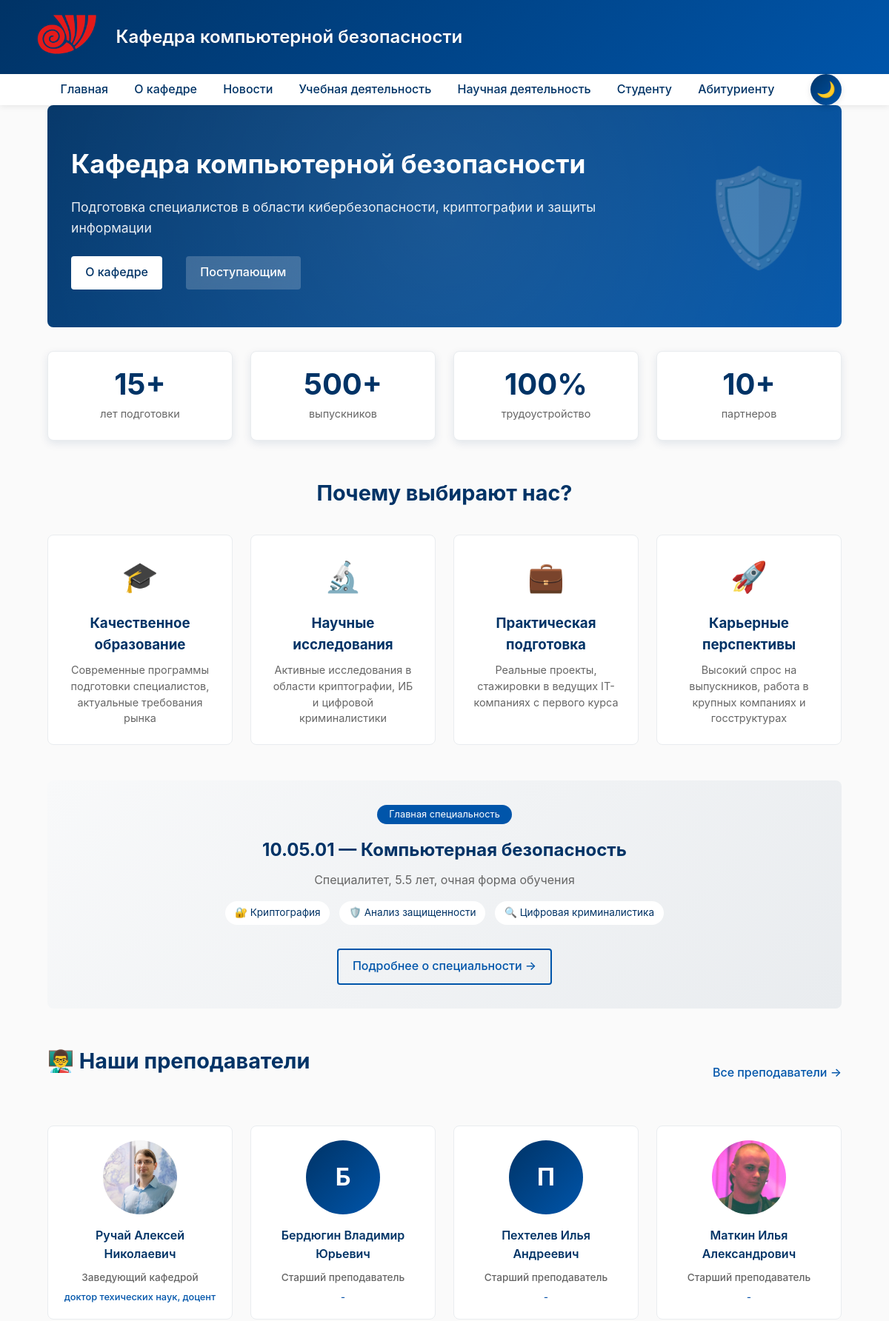
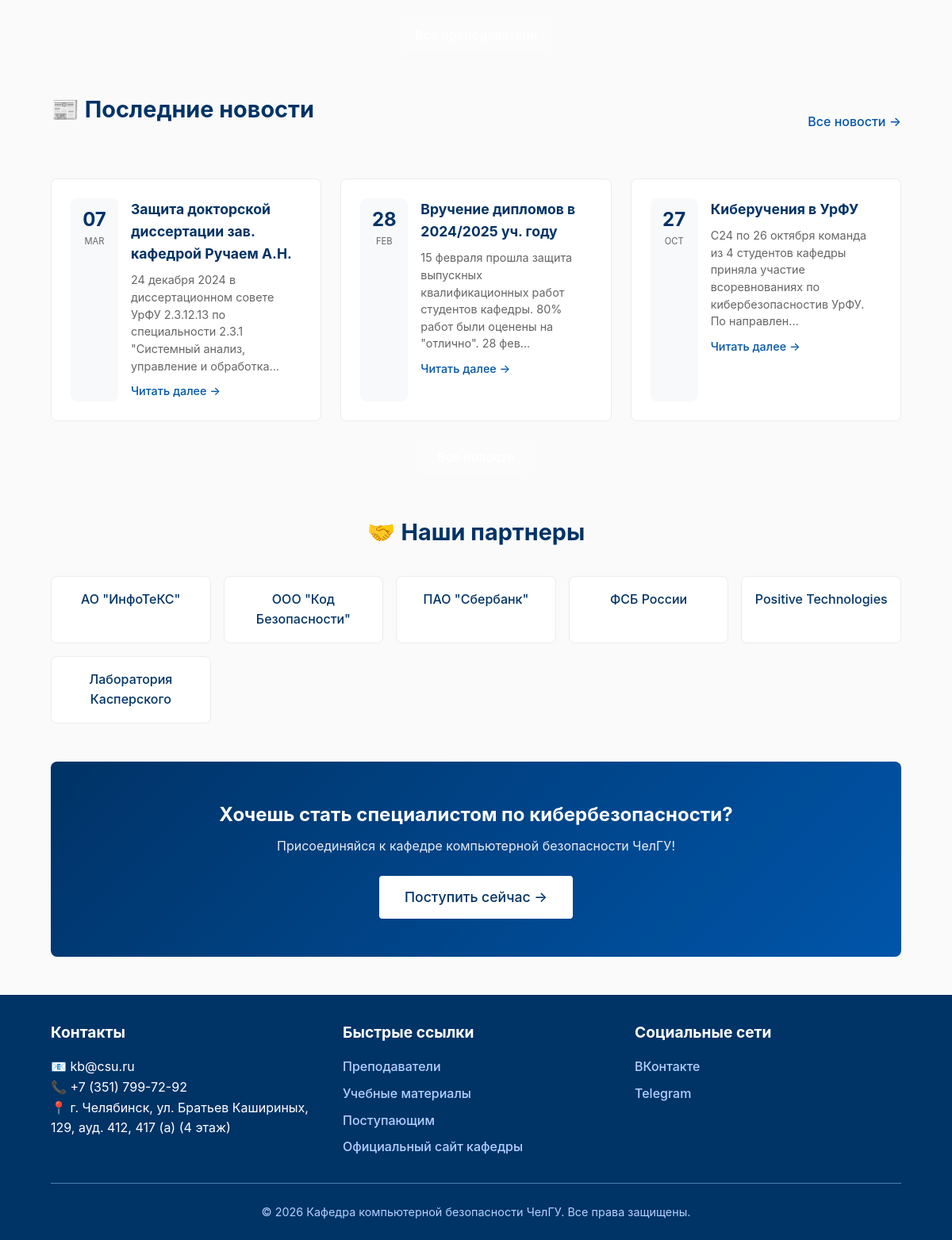
The page / on the database its author committed (2 pictures, top to bottom).
### models.py (models this page shows)
class Staff(Base):
    __tablename__ = "staff"
    id = Column(Integer, primary_key=True, index=True)
    fio = Column(String, index=True)
    position = Column(String)
    degree = Column(String)
    email = Column(String)
    photo_url = Column(String, nullable=True)
    bio = Column(Text, nullable=True)  # ← новое поле

class News(Base):
    __tablename__ = "news"
    id = Column(Integer, primary_key=True, index=True)
    title = Column(String, index=True)
    content = Column(Text)          # краткое описание (опционально)
    date = Column(DateTime, default=datetime.utcnow)
    external_link = Column(String, unique=True, nullable=False)

### main.py (the view)
@app.get("/")
def read_index(request: Request, db: Session = Depends(get_db)):
    staff = db.query(DBStaff).all()
    news = db.query(DBNews).order_by(DBNews.date.desc()).limit(5).all()
    return templates.TemplateResponse("index.html", {
        "request": request,
        "staff": staff,
        "news": news,
        "title": "Кафедра компьютерной безопасности — ЧелГУ"
    })

### templates/index.html (shortened to what this page needs)
{% extends "base.html" %}
{% block content %}
<div class="hero-main">
    <div class="hero-content">
        <h1 class="hero-title">Кафедра компьютерной безопасности</h1>
        <p class="hero-subtitle">Подготовка специалистов в области кибербезопасности, криптографии и защиты информации</p>
        <div class="hero-buttons">
            <a href="/about" class="btn btn-primary">О кафедре</a>
            <a href="/applicant" class="btn btn-secondary">Поступающим</a>
        </div>
    </div>
    <div class="hero-decoration">
        <div class="decoration-shield">🛡️</div>
    </div>
</div>
<div class="stats-wrapper">
    <div class="stat-item-main">
        <div class="stat-number">15+</div>
        <div class="stat-label">лет подготовки</div>
    </div>
    <div class="stat-item-main">
        <div class="stat-number">500+</div>
        <div class="stat-label">выпускников</div>
    </div>
    <div class="stat-item-main">
        <div class="stat-number">100%</div>
        <div class="stat-label">трудоустройство</div>
    </div>
    <div class="stat-item-main">
        <div class="stat-number">10+</div>
        <div class="stat-label">партнеров</div>
    </div>
</div>
<div class="features-section">
    <h2 class="section-title">Почему выбирают нас?</h2>
    <div class="features-grid">
        <div class="feature-card">
            <div class="feature-icon">🎓</div>
            <h3>Качественное образование</h3>
            <p>Современные программы подготовки специалистов, актуальные требования рынка</p>
        </div>
        <div class="feature-card">
            <div class="feature-icon">🔬</div>
            <h3>Научные исследования</h3>
            <p>Активные исследования в области криптографии, ИБ и цифровой криминалистики</p>
        </div>
        <div class="feature-card">
            <div class="feature-icon">💼</div>
            <h3>Практическая подготовка</h3>
            <p>Реальные проекты, стажировки в ведущих IT-компаниях с первого курса</p>
        </div>
        <div class="feature-card">
            <div class="feature-icon">🚀</div>
            <h3>Карьерные перспективы</h3>
            <p>Высокий спрос на выпускников, работа в крупных компаниях и госструктурах</p>
        </div>
    </div>
</div>
<div class="direction-preview">
    <div class="direction-content">
        <span class="direction-badge">Главная специальность</span>
        <h2>10.05.01 — Компьютерная безопасность</h2>
        <p>Специалитет, 5.5 лет, очная форма обучения</p>
        <div class="direction-features">
            <span>🔐 Криптография</span>
            <span>🛡️ Анализ защищенности</span>
            <span>🔍 Цифровая криминалистика</span>
        </div>
        <a href="/about/specialty" class="btn btn-outline">Подробнее о специальности →</a>
    </div>
</div>
<div class="staff-preview">
    <div class="section-header-with-link">
        <h2 class="section-title">👨‍🏫 Наши преподаватели</h2>
        <a href="/about/staff" class="link-all">Все преподаватели →</a>
    </div>
    {% if staff %}
    <div class="staff-grid-home">
        {% for s in staff[:4] %}
        <a href="/staff/{{ s.id }}" class="staff-card-link">
            <div class="staff-card-home">
                <div class="staff-image-home">
                    {% if s.photo_url %}
                        <img src="{{ s.photo_url }}" alt="{{ s.fio }}" class="staff-photo-home">
                    {% else %}
                        <div class="staff-placeholder-home">
                            <span>{{ s.fio[0]|upper }}</span>
                        </div>
                    {% endif %}
                </div>
                <h3 class="staff-name-home">{{ s.fio }}</h3>
                <p class="staff-position-home">{{ s.position }}</p>
                {% if s.degree %}
                <p class="staff-degree-home">{{ s.degree }}</p>
                {% endif %}
            </div>
        </a>
        {% endfor %}
    </div>
    {% if staff|length > 4 %}
    <div class="text-center" style="margin-top: 1.5rem;">
        <a href="/about/staff" class="btn btn-secondary">Все преподаватели</a>
    </div>
    {% endif %}
    {% else %}
    <div class="empty-message">
        <p>Сотрудники пока не добавлены.</p>
    </div>
    {% endif %}
</div>
<div class="news-preview">
    <div class="section-header-with-link">
        <h2 class="section-title">📰 Последние новости</h2>
        <a href="/news" class="link-all">Все новости →</a>
    </div>
    {% if news %}
    <div class="news-grid">
        {% for n in news[:3] %}
        <div class="news-card">
            <div class="news-date">
                <span class="date-day">{{ n.date.strftime('%d') }}</span>
                <span class="date-month">{{ n.date.strftime('%b') }}</span>
            </div>
            <div class="news-content">
                <h3 class="news-title">{{ n.title }}</h3>
                <p class="news-excerpt">{{ n.content[:120] }}...</p>
                <a href="/news/{{ n.id }}" class="news-link">Читать далее →</a>
            </div>
        </div>
        {% endfor %}
    </div>
    <div class="text-center" style="margin-top: 1.5rem;">
        <a href="/news" class="btn btn-secondary">Все новости</a>
    </div>
    {% else %}
    <div class="empty-message">
        <p>Новостей пока нет.</p>
    </div>
    {% endif %}
</div>
<div class="partners-section">
    <h2 class="section-title">🤝 Наши партнеры</h2>
    <div class="partners-grid">
        <div class="partner-item">АО "ИнфоТеКС"</div>
        <div class="partner-item">ООО "Код Безопасности"</div>
        <div class="partner-item">ПАО "Сбербанк"</div>
        <div class="partner-item">ФСБ России</div>
        <div class="partner-item">Positive Technologies</div>
        <div class="partner-item">Лаборатория Касперского</div>
    </div>
</div>
<div class="cta-section">
    <div class="cta-content">
        <h2>Хочешь стать специалистом по кибербезопасности?</h2>
        <p>Присоединяйся к кафедре компьютерной безопасности ЧелГУ!</p>
        <a href="/applicant" class="btn btn-large">Поступить сейчас →</a>
    </div>
</div>
{% endblock %}

### templates/base.html (shortened to what this page needs)
<!DOCTYPE html>
<html lang="ru">
<head>
</head>
<body>
    <header>
        <div class="container header-content">
            <a href="https://www.csu.ru" target="_blank" class="csu-banner">
                <img src="/static/images/Emblema_CelGU.png" alt="Челябинский государственный университет">
            </a>
            <div class="dept-title">
                <h1>Кафедра компьютерной безопасности</h1>
            </div>
        </div>
    </header>
  <nav>
    <div class="container nav-container">
      <ul class="nav-links">
        <li><a href="/">Главная</a></li>
        <li><a href="/about">О кафедре</a></li>
        <li><a href="/news">Новости</a></li>
        <li><a href="/education">Учебная деятельность</a></li>
        <li><a href="/science">Научная деятельность</a></li>
        <li><a href="/student">Студенту</a></li>
        <li><a href="/applicant">Абитуриенту</a></li>
        <li><a href="/materials">📚 Учебные материалы</a></li>
      </ul>
      <button onclick="toggleTheme()" class="theme-toggle" id="themeToggleBtn">🌙</button>
    </div>
  </nav>
  <main class="container">
    {% block content %}{% endblock %}
  </main>
  <footer>
    <div class="container">
      <div class="footer-content">
        <div class="footer-section">
          <h3>Контакты</h3>
          <p>📧 kb@csu.ru<br>
             📞 +7 (351) 799-72-92<br>
             📍 г. Челябинск, ул. Братьев Кашириных, 129, ауд. 412, 417 (а) (4 этаж)</p>
        </div>
        <div class="footer-section">
          <h3>Быстрые ссылки</h3>
          <ul>
            <li><a href="/about/staff">Преподаватели</a></li>
            <li><a href="/materials">Учебные материалы</a></li>
            <li><a href="/applicant">Поступающим</a></li>
            <li><a href="http://kb.csu.ru" target="_blank">Официальный сайт кафедры</a></li>
          </ul>
        </div>
        <div class="footer-section">
          <h3>Социальные сети</h3>
          <ul>
            <li><a href="https://vk.com/kb_csu_ru" target="_blank">ВКонтакте</a></li>
            <li><a href="https://t.me/kbandpa" target="_blank">Telegram</a></li>
          </ul>
        </div>
      </div>
      <div class="copyright">
        &copy; 2026 Кафедра компьютерной безопасности ЧелГУ. Все права защищены.
      </div>
    </div>
  </footer>
</body>
</html>

### templates/base.html (style rules this page uses)
:root { --chelgu-primary: #003366; --chelgu-secondary: #0055aa; --chelgu-primary-dark: #002244; --text-color: #333333; --text-light: #666666; --bg-light: #ffffff; --border-color: #e9ecef; --shadow: 0 4px 12px rgba(0, 51, 102, 0.1); --radius: 8px; }
* { margin: 0; padding: 0; box-sizing: border-box; }
body { font-family: -apple-system, BlinkMacSystemFont, 'Segoe UI', Roboto, sans-serif; line-height: 1.6; color: var(--text-color); background-color: #fafafa; }
.container { width: 92%; max-width: 1200px; margin: 0 auto; padding: 0 1rem; }
header { background: linear-gradient(135deg, var(--chelgu-primary), var(--chelgu-secondary)); color: white; box-shadow: 0 2px 10px rgba(0, 0, 0, 0.15); }
.header-content { display: flex; align-items: center; gap: 1.5rem; padding: 1rem 0; }
.csu-banner img { height: 60px; object-fit: contain; transition: opacity 0.2s; }
.dept-title h1 { font-size: 1.5rem; font-weight: 600; color: white; margin: 0; text-shadow: 0 1px 2px rgba(0,0,0,0.2); }
nav { background: var(--bg-light); box-shadow: 0 2px 8px rgba(0,0,0,0.08); position: sticky; top: 0; z-index: 100; }
.nav-container { display: flex; justify-content: space-between; align-items: center; gap: 1rem; }
.nav-links { display: flex; list-style: none; overflow-x: auto; flex: 1; }
.nav-links a { text-decoration: none; color: var(--chelgu-primary); padding: 1rem 1.1rem; font-weight: 500; white-space: nowrap; transition: all 0.2s; border-bottom: 3px solid transparent; }
.theme-toggle { background: linear-gradient(135deg, var(--chelgu-primary), var(--chelgu-secondary)); border: none; font-size: 1.3rem; cursor: pointer; padding: 0; border-radius: 50%; width: 42px; height: 42px; display: flex; align-items: center; justify-content: center; transition: all 0.3s cubic-bezier(0.68, -0.55, 0.265, 1.55); box-shadow: 0 2px 8px rgba(0, 0, 0, 0.1); color: white; position: relative; overflow: hidden; flex-shrink: 0; }
.theme-toggle::before { content: ''; position: absolute; top: 50%; left: 50%; width: 0; height: 0; border-radius: 50%; background: rgba(255, 255, 255, 0.3); transform: translate(-50%, -50%); transition: width 0.5s, height 0.5s; }
main { padding: 2rem 0; }
a { color: var(--chelgu-secondary); text-decoration: none; font-weight: 500; transition: color 0.2s; }
.btn { display: inline-block; background: var(--chelgu-secondary); color: white !important; padding: 0.6rem 1.2rem; border-radius: 4px; text-decoration: none; font-weight: 500; transition: background 0.2s; border: none; cursor: pointer; }
footer { background: var(--chelgu-primary); color: white; padding: 2rem 0 1.5rem; margin-top: 3rem; }
.footer-content { display: grid; grid-template-columns: repeat(auto-fit, minmax(250px, 1fr)); gap: 2rem; margin-bottom: 1.5rem; }
.footer-section h3 { margin-bottom: 1rem; font-size: 1.2rem; color: white; }
.footer-section ul { list-style: none; }
.footer-section ul li { margin-bottom: 0.5rem; }
.footer-section a { color: #b3d1ff; text-decoration: none; transition: color 0.2s; }
.copyright { text-align: center; padding-top: 1.5rem; border-top: 1px solid #4a7db3; color: #b3d1ff; font-size: 0.9rem; }
.hero-buttons { margin-top: 1.5rem; }
.hero-buttons a { margin-right: 1rem; }

### rows shown on the page
Staff: photo_url (picture), fio "Ручай Алексей Николаевич", position "Заведующий кафедрой", degree "доктор техических наук, доцент"
Staff: fio "Б", fio "Бердюгин Владимир Юрьевич", position "Старший преподаватель", degree "-"
Staff: fio "П", fio "Пехтелев Илья Андреевич", position "Старший преподаватель", degree "-"
Staff: photo_url (picture), fio "Маткин Илья Александрович", position "Старший преподаватель", degree "-"
News: date "07", date "MAR", title "Защита докторской диссертации зав. кафедрой Ручаем А.Н.", content "24 декабря 2024 в диссертационном совете УрФУ 2.3.12.13 по специальности 2.3.1 \"Системный анализ, управление и обработка"
News: date "28", date "FEB", title "Вручение дипломов в 2024/2025 уч. году", content "15 февраля прошла защита выпускных квалификационных работ студентов кафедры. 80% работ были оценены на \"отлично\". 28 фев"
News: date "27", date "OCT", title "Киберучения в УрФУ", content "С24 по 26 октября команда из 4 студентов кафедры приняла участие всоревнованиях по кибербезопасностив УрФУ. По направлен"
